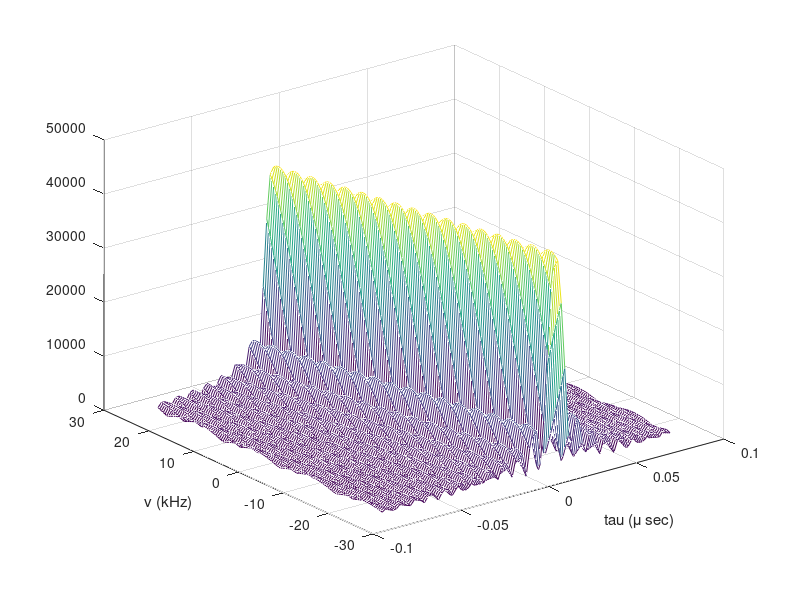
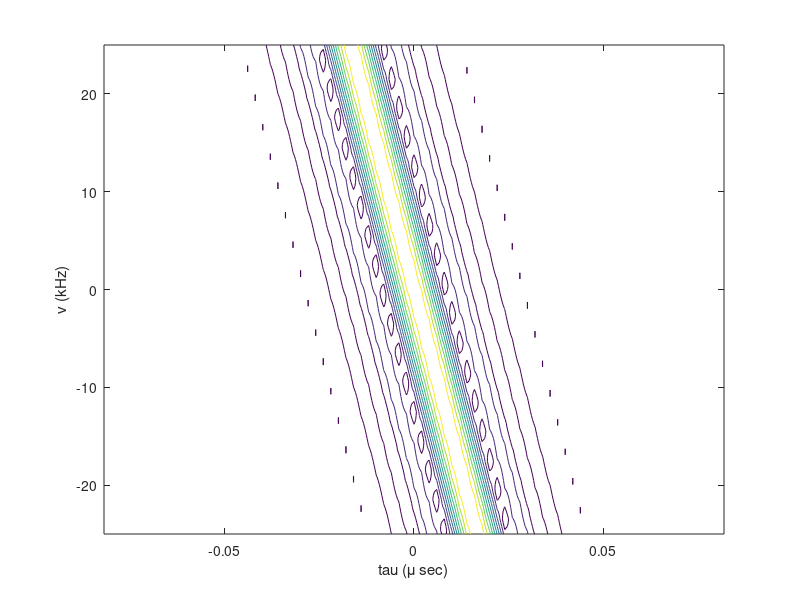

The MATLAB script that drew these images, in order:
fs=500e6; %Sampling Frequency
Ts=1/fs; %Sampling period
tau=80e-6; %Chirp length
b=120e6; %Bandwidth

fp=1e3; %Pulse repetition frequency
Tp=1/fp; %Pulse repetition period

Np=64; %Number of pulses

t=0:Ts:(tau-Ts); %Time data

za=exp(1i*pi*(b/tau).*(t-(tau/2)) .^2); %Pulse data

nugridsize=64; %Number of different doppler freqeuncies to try in 1 direction
% 
% M=length(t)-1;
% Mi=floor(M/taugridsize);
% Mi=0.1*Tp*fs;
% 
% taugridsize=floor(M/Mi);
% 
% Mind=-taugridsize*Mi:Mi:taugridsize*Mi; %centered at 0
% Mind=Mind + M+1; %centered at M+1 <=zero lag

maxlag=floor(10/b*fs); %Maximum time lag? 1/b is pulse width? fs is the sampling frequency. So this is max lag in samples
ambiguity=zeros(2*nugridsize+1,2*maxlag+1); %Grid of samples to test for ambiguity

for i=-nugridsize:1:nugridsize
    
    fd=  i*2*1/tau/nugridsize; % fd =-fp/2  to fp/2
    za_fd=za.*exp(j*2*pi*fd*t); % This is the delayed doppler shifted pulse
    
[acor,lag]=xcorr(za_fd,za, maxlag); %Does cross-correlation across all possible lags

%2M+1 points in acor, where M=lenght(t)-1, sample taugridsize*2+1 points

ambiguity(i+nugridsize+1,:)=acor; %stores results for the given doppler frequency and all lags
end

%% Plot Results
nugrid=linspace(-2/tau,2/tau,2*nugridsize+1)/1000;
taugrid=(-maxlag:maxlag)*Ts*1e6;

figure(1); mesh(taugrid, nugrid, abs(ambiguity))
 
 xlabel('tau (\mu sec)')
 ylabel('\nu (kHz)')
 
figure(2); contour(taugrid, nugrid, abs(ambiguity))
 
 xlabel('tau (\mu sec)')
 ylabel('\nu (kHz)')
 
%%% Creates a rectangular pulse of width tau from 0<t<tau %%%
function p = rpulse(t,tau)
    p = (t<=tau)&(t>=0);
end

